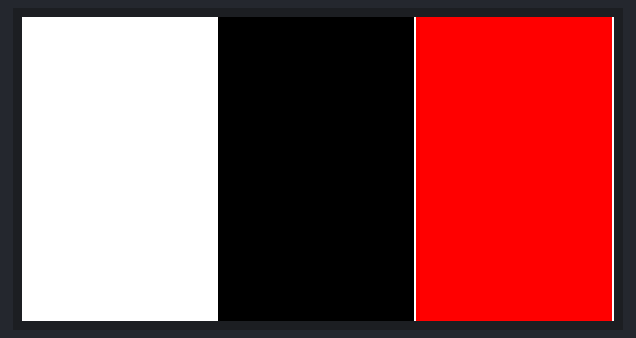
Bench run of a sketch on a simulated Raspberry Pi Pico. On the bench: 296×152 colour display. What the sketch prints to the serial monitor is not drawn.

Above: at 45.1 s.

The sketch:

ThinkInk_Waveshare_2in66b.ino
```cpp
/*****************************************************************************
* | File        :   ThinkInk_Waveshare_2in66b.ino
* | Function    :   Drive the Waveshare 2.66inch e-Paper (B) with Adafruit_EPD
* | Info        :
*----------------
* The Waveshare 2.66" (B) panel (152x296 BWR) uses an SSD1680 controller, which
* Adafruit_EPD already drives at exactly this resolution as
* ThinkInk_266_Tricolor_MFGNR. Unlike the 3.52" panel in this repo, no local
* panel class is needed - this sketch is the stock class with the ThinkInk
* connector's pins.
*
* Board : rp2040:rp2040:adafruit_feather_thinkink
* Panel : Waveshare 2.66inch e-Paper (B), 152x296, SSD1680, 24-pin FPC connector
*
* MFGNR is the right class rather than a lucky guess: Waveshare's own product
* specification for this panel names the driver IC as SSD1680Z8 (mechanical
* drawing note, p6 of 2.66inch-e-paper-b-specification.pdf), and MFGNR is
* Adafruit's SSD1680Z variant class. The same page gives the resolution as
* "296gate x 152source", which is why the constructor takes the long axis first.
*
* Based on Adafruit's ThinkInk_tricolor example.
******************************************************************************/
#include "Adafruit_ThinkInk.h"

#ifdef ARDUINO_ADAFRUIT_FEATHER_RP2040_THINKINK
#define EPD_DC PIN_EPD_DC       // ThinkInk 24-pin connector DC
#define EPD_CS PIN_EPD_CS       // ThinkInk 24-pin connector CS
#define EPD_BUSY PIN_EPD_BUSY   // ThinkInk 24-pin connector Busy
#define SRAM_CS -1              // use onboard RAM
#define EPD_RESET PIN_EPD_RESET // ThinkInk 24-pin connector Reset
#define EPD_SPI &SPI1           // secondary SPI for ThinkInk
#else
#define EPD_DC 10
#define EPD_CS 9
#define EPD_BUSY 7
#define SRAM_CS 6
#define EPD_RESET 8
#define EPD_SPI &SPI
#endif

// 152x296 tricolor, SSD1680. The class passes (296, 152) to Adafruit_SSD1680 -
// long axis first - so the constructor here takes only the pins.
ThinkInk_266_Tricolor_MFGNR display(EPD_DC, EPD_RESET, EPD_CS, SRAM_CS, EPD_BUSY,
                                    EPD_SPI);

void setup() {
  Serial.begin(115200);
  while (!Serial && millis() < 3000) { // give USB CDC time to enumerate
    delay(10);
  }
  Serial.println("Waveshare 2.66in (B) on Adafruit_EPD / SSD1680");
  display.begin(THINKINK_TRICOLOR);

  // 180 degrees, matching the Waveshare_2in66br sketch's EPD_2IN66B_ROTATE_180:
  // seated in the ThinkInk connector this panel's native origin is the corner
  // opposite the one you want content to start from. Has to come after begin(),
  // which sets rotation 0 itself. Rotation 2 is even, so width()/height() stay
  // 296x152 and the layout below is unaffected.
  display.setRotation(2);

  Serial.printf("Panel reports %d x %d\r\n", display.width(), display.height());

  // Single-shot, not a loop: e-paper wants updating rarely, so two refreshes
  // and stop rather than cycling forever.
  Serial.println("Banner demo");
  display.clearBuffer();
  display.setTextSize(2);
  display.setCursor((display.width() - 96) / 2, (display.height() - 16) / 2);
  display.setTextColor(EPD_BLACK);
  display.print("Tri");
  display.setTextColor(EPD_RED);
  display.print("Color");
  display.display();

  delay(15000);

  // Thirds: white | black | red. Makes plane order and inversion obvious at a
  // glance - if black and red swap places, the buffer indices are crossed; if
  // white and black swap, it is the inversion flags.
  Serial.println("Color rectangle demo");
  display.clearBuffer();
  display.fillRect(display.width() / 3, 0, display.width() / 3,
                   display.height(), EPD_BLACK);
  display.fillRect((display.width() * 2) / 3, 0, display.width() / 3,
                   display.height(), EPD_RED);
  display.display();

  Serial.println("Done - panel left on the rectangle test pattern.");
}

void loop() {}
```
